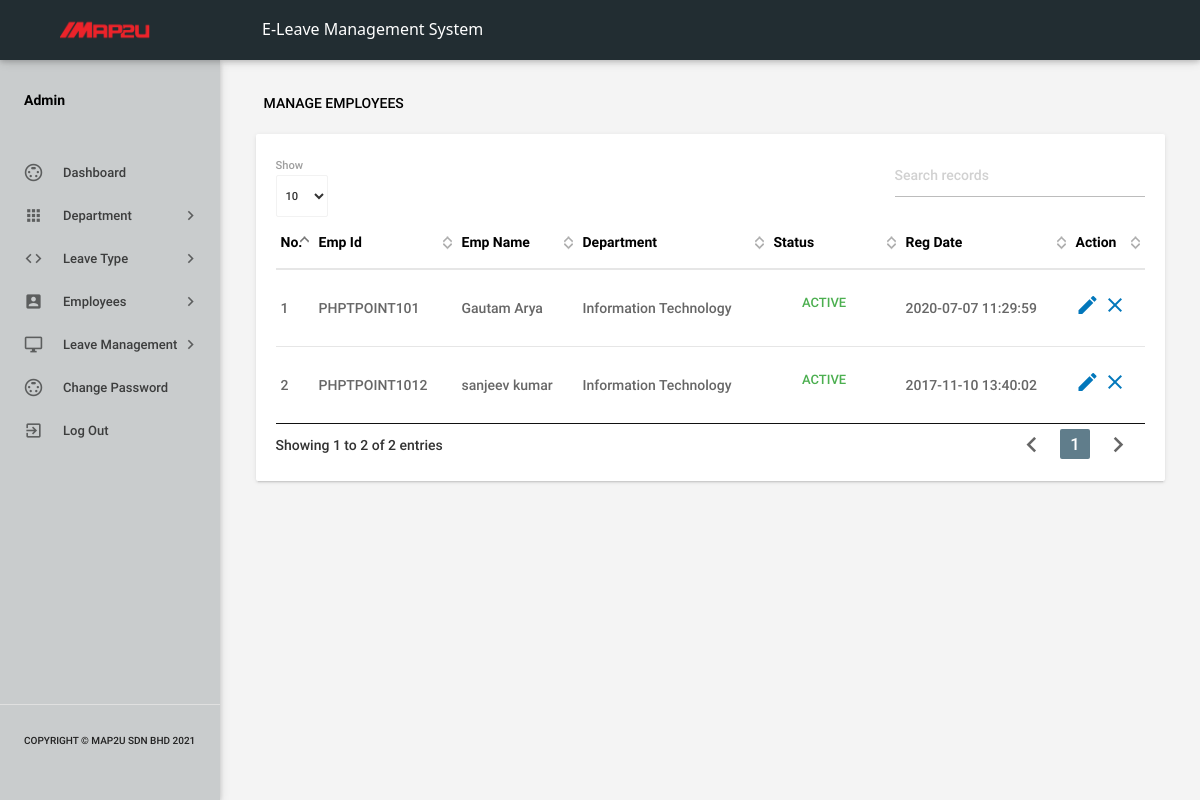
The app's page /admin/manageemployee.php (signed in), older data.
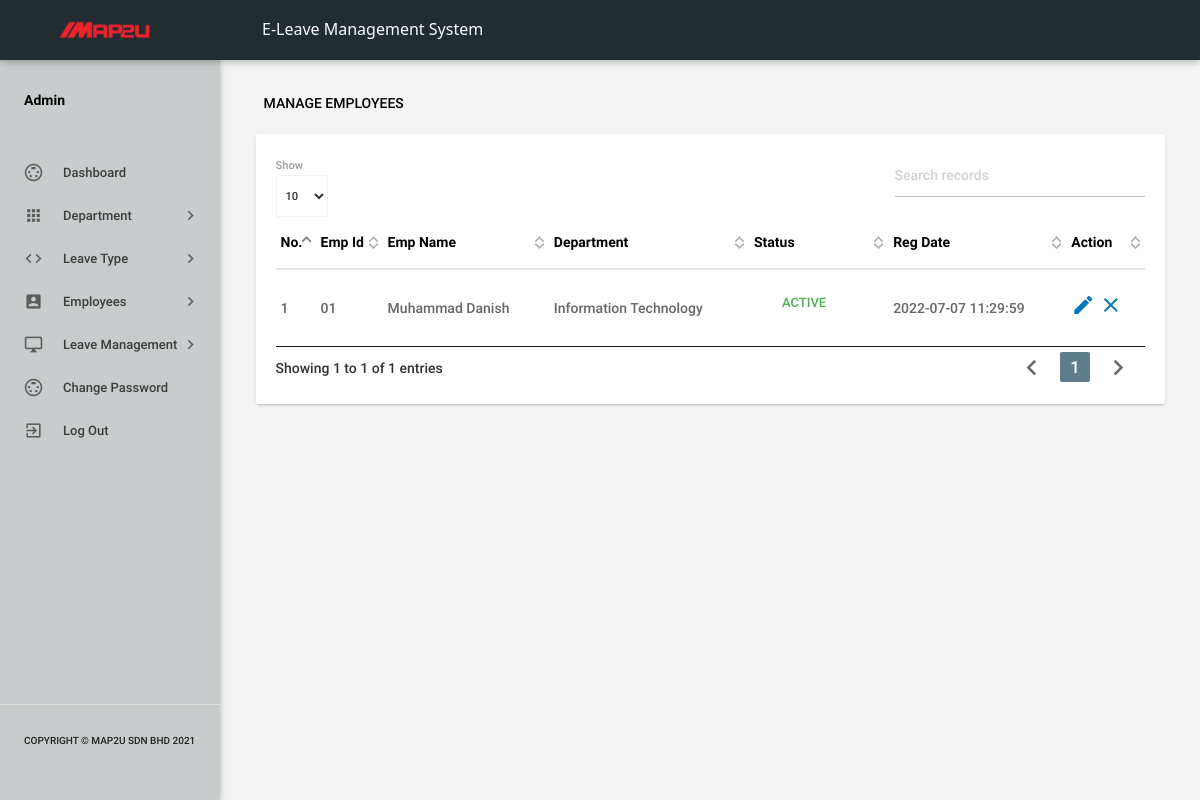
The same page, newer data.
### tables this page shows
CREATE TABLE `tblemployees` (
  `id` int NOT NULL,
  `EmpId` varchar(100) NOT NULL,
  `FirstName` varchar(150) NOT NULL,
  `LastName` varchar(150) NOT NULL,
  `EmailId` varchar(200) NOT NULL,
  `Password` varchar(180) NOT NULL,
  `Gender` varchar(100) NOT NULL,
  `Dob` varchar(100) NOT NULL,
  `Department` varchar(255) NOT NULL,
  `Address` varchar(255) NOT NULL,
  `City` varchar(200) NOT NULL,
  `Country` varchar(150) NOT NULL,
  `Phonenumber` char(11) NOT NULL,
  `Status` int NOT NULL,
  `RegDate` timestamp NOT NULL DEFAULT CURRENT_TIMESTAMP
);

### admin/manageemployee.php (the view, shortened to what this page needs)
<?php
include('includes/config.php');
if(strlen($_SESSION['alogin'])==0)
    {
header('location:index.php');
}
else{
 ?>
<!DOCTYPE html>
<html lang="en">
    <head>
        <link type="text/css" rel="stylesheet" href="../assets/plugins/materialize/css/materialize.min.css"/>
         <link type="text/css" rel="stylesheet" href="../assets/plugins/materialize/css/materialize.css"/>
        <link href="../assets/plugins/material-preloader/css/materialPreloader.min.css" rel="stylesheet">
        <link href="../assets/plugins/datatables/css/jquery.dataTables.min.css" rel="stylesheet">
        <link href="../assets/css/alpha.min.css" rel="stylesheet" type="text/css"/>
        <link href="../assets/css/custom.css" rel="stylesheet" type="text/css"/>
         <link href="../assets/css/style.css" rel="stylesheet" type="text/css"/>
    </head>
    <body>
       <?php include('includes/header.php');?>
       <?php include('includes/sidebar.php');?>
            <main class="mn-inner">
                <div class="row">
                    <div class="col s12">
                        <div class="page-title" style="color: black;">Manage Employees</div>
                    </div>
                    <div class="col s12 m12 l12">
                        <div class="card">
                            <div class="card-content">
                                <table id="example" class="display responsive-table ">
                                    <thead>
                                        <tr>
                                            <th style="color: black;">No.</th>
                                            <th style="color: black;">Emp Id</th>
                                            <th style="color: black;">Emp Name</th>
                                            <th style="color: black;">Department</th>
                                             <th style="color: black;">Status</th>
                                             <th style="color: black;">Reg Date</th>
                                            <th style="color: black;">Action</th>
                                        </tr>
                                    </thead>
                                    <tbody>
<?php $sql = "SELECT EmpId,FirstName,LastName,Department,Status,RegDate,id from  tblemployees";
$query = $dbh -> prepare($sql);
$query->execute();
$results=$query->fetchAll(PDO::FETCH_OBJ);
$cnt=1;
if($query->rowCount() > 0)
{
foreach($results as $result)
{               ?>
                                        <tr>
                                            <td> <?php echo htmlentities($cnt);?></td>
                                            <td><?php echo htmlentities($result->EmpId);?></td>
                                            <td><?php echo htmlentities($result->FirstName);?>&nbsp;<?php echo htmlentities($result->LastName);?></td>
                                            <td><?php echo htmlentities($result->Department);?></td>
                                             <td><?php $stats=$result->Status;
if($stats){
                                             ?>
                                                 <a class="waves-effect waves-green btn-flat m-b-xs">Active</a>
                                                 <?php } else { ?>
                                                 <a class="waves-effect waves-red btn-flat m-b-xs">Inactive</a>
                                                 <?php } ?>
                                             </td>
                                              <td><?php echo htmlentities($result->RegDate);?></td>
                                            <td><a href="editemployee.php?empid=<?php echo htmlentities($result->id);?>"><i class="material-icons">mode_edit</i></a>
                                        <?php if($result->Status==1)
 {?>
<a href="manageemployee.php?inid=<?php echo htmlentities($result->id);?>" onclick="return confirm('Are you sure you want to inactive this Employe?');"" > <i class="material-icons" title="Inactive">clear</i>
<?php } else {?>
                                            <a href="manageemployee.php?id=<?php echo htmlentities($result->id);?>" onclick="return confirm('Are you sure you want to active this employee?');""><i class="material-icons" title="Active">done</i>
                                            <?php } ?> </td>
                                        </tr>
                                         <?php $cnt++;} }?>
                                    </tbody>
                                </table>
                            </div>
                        </div>
                    </div>
                </div>
            </main>
        </div>
        <div class="left-sidebar-hover"></div>
    </body>
</html>
<?php } ?>

Row changes from the older to the newer data that the page shows:
removed tblemployees: EmpId "PHPTPOINT1012", FirstName "sanjeev", LastName "kumar", Department "Information Technology", Status "ACTIVE", RegDate "2017-11-10 13:40:02"
changed tblemployees "Information Technology": EmpId "PHPTPOINT101" → "01"; FirstName "Gautam" → "Muhammad"; LastName "Arya" → "Danish"; RegDate "2020-07-07 11:29:59" → "2022-07-07 11:29:59"
Text that changed along with them:
text written by a page script: "Show Showing 1 to 2 of 2 entries 1" → "Show Showing 1 to 1 of 1 entries 1"
